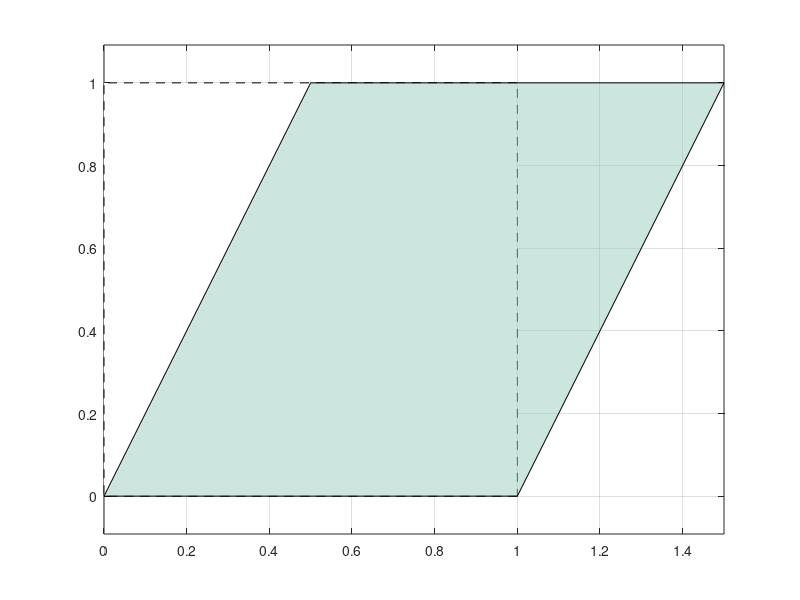

Reproduce this figure in MATLAB.
%%%%%%%%%%%%%%%%%%%%%%%%%%%%%%%%%%%%%%%%%%%%%%%%%%%%%%%%%%%%%%%%%%%%%%%%%%%%
%% Chapter 4: Matrices as transformations
%%%%%%%%%%%%%%%%%%%%%%%%%%%%%%%%%%%%%%%%%%%%%%%%%%%%%%%%%%%%%%%%%%%%%%%%%%%%
% The code for this chapter from Matrices in Practice, by Tom Goodale:
% https://trgoodale.github.io/matrix-book/part-1/04-transformations.html
%
% Run the script a section at a time (Run Section, or Ctrl+Enter, in
% MATLAB), from the top: later sections use variables set in earlier ones.
% Change the numbers and run them again to see what happens.
%
% Code licensed under the MIT licence: https://trgoodale.github.io/matrix-book/LICENSE.md

%% In code
% To transform a whole shape at once, store its points as the columns of a
% matrix. Then one multiplication moves every point, because column j of AP
% is A times column j of P.

P = [0 1 1 0;           % x-coordinates of the corners
     0 0 1 1];          % y-coordinates
A = [1 0.5;
     0 1];              % shear, factor 0.5
Q = A * P               % transform every corner at once

figure
fill(P(1,:), P(2,:), 'w', 'LineStyle', '--'); hold on
fill(Q(1,:), Q(2,:), [0.6 0.8 0.75], 'FaceAlpha', 0.5)
axis equal; grid on

%%
% The plot matches the Python version.

%% Exercises
% The code exercises from the end of the chapter. Worked solutions are in
% solutions_part1.m, and in the book:
% https://trgoodale.github.io/matrix-book/appendices/solutions-1.html#sec-solutions-transformations

%% Exercise 7
% Apply the rotation R(θ) to the F shape (corner coordinates are in the code
% for fig-transformation-gallery) for θ= 0°, 45°, 90°, ..., 315°, and plot
% all eight images on one set of axes.

% Your code here
